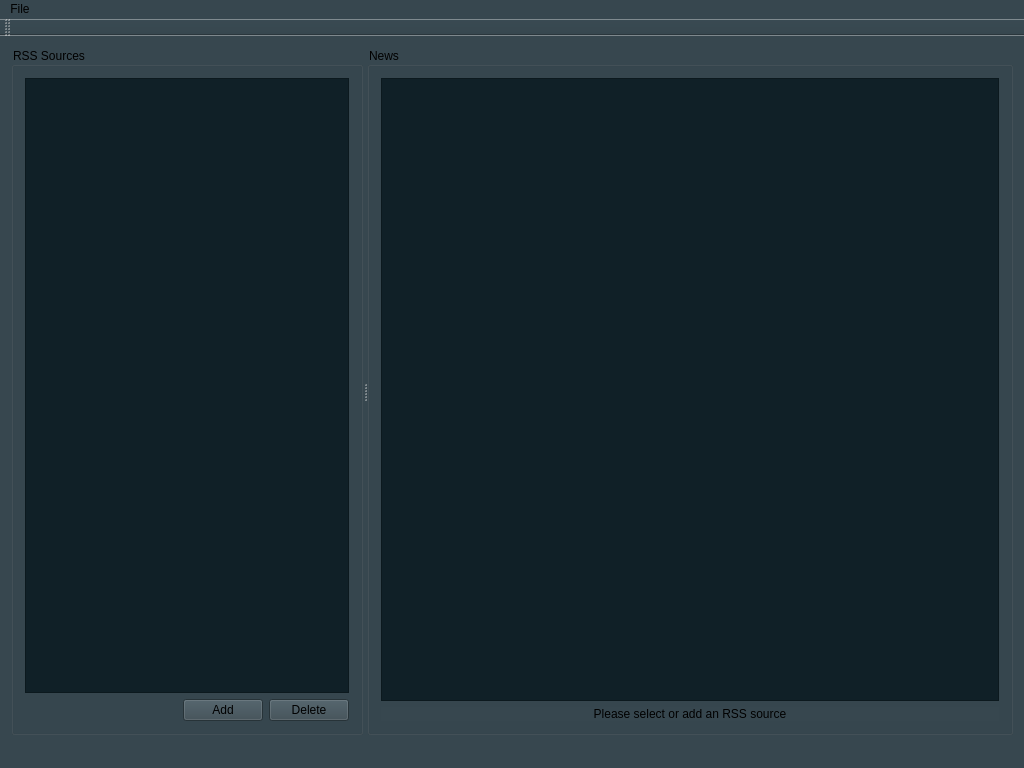
<?xml version="1.0" encoding="UTF-8"?>
<ui version="4.0">
 <class>MainWindow</class>
 <widget class="QMainWindow" name="MainWindow">
  <property name="enabled">
   <bool>true</bool>
  </property>
  <property name="geometry">
   <rect>
    <x>0</x>
    <y>0</y>
    <width>1024</width>
    <height>768</height>
   </rect>
  </property>
  <property name="font">
   <font>
    <family>Product Sans</family>
    <pointsize>9</pointsize>
    <weight>75</weight>
    <bold>true</bold>
   </font>
  </property>
  <property name="windowTitle">
   <string>RSS Feed</string>
  </property>
  <property name="windowIcon">
   <iconset resource="resourse.qrc">
    <normaloff>:/ico/rss.ico</normaloff>:/ico/rss.ico</iconset>
  </property>
  <property name="autoFillBackground">
   <bool>false</bool>
  </property>
  <property name="styleSheet">
   <string notr="true">background-color: rgb(55, 71, 79);</string>
  </property>
  <widget class="QWidget" name="centralWidget">
   <layout class="QGridLayout" name="gridLayout_2">
    <item row="0" column="0">
     <widget class="QSplitter" name="splitter">
      <property name="orientation">
       <enum>Qt::Horizontal</enum>
      </property>
      <widget class="QGroupBox" name="groupBox">
       <property name="styleSheet">
        <string notr="true">font: 75 9pt &quot;Product Sans&quot;;</string>
       </property>
       <property name="title">
        <string>RSS Sources</string>
       </property>
       <layout class="QGridLayout" name="gridLayout">
        <item row="0" column="0" colspan="3">
         <widget class="QTableView" name="feedTableView">
          <property name="autoFillBackground">
           <bool>true</bool>
          </property>
          <property name="styleSheet">
           <string notr="true">background-color: rgb(16, 32, 39);</string>
          </property>
         </widget>
        </item>
        <item row="1" column="0">
         <spacer name="horizontalSpacer">
          <property name="orientation">
           <enum>Qt::Horizontal</enum>
          </property>
          <property name="sizeHint" stdset="0">
           <size>
            <width>152</width>
            <height>20</height>
           </size>
          </property>
         </spacer>
        </item>
        <item row="1" column="1">
         <widget class="QPushButton" name="addBtn">
          <property name="text">
           <string>Add</string>
          </property>
         </widget>
        </item>
        <item row="1" column="2">
         <widget class="QPushButton" name="removeBtn">
          <property name="text">
           <string>Delete</string>
          </property>
         </widget>
        </item>
       </layout>
      </widget>
      <widget class="QGroupBox" name="groupBox_2">
       <property name="sizePolicy">
        <sizepolicy hsizetype="Preferred" vsizetype="Preferred">
         <horstretch>1</horstretch>
         <verstretch>0</verstretch>
        </sizepolicy>
       </property>
       <property name="styleSheet">
        <string notr="true">font: 75 9pt &quot;Product Sans&quot;;</string>
       </property>
       <property name="title">
        <string>News</string>
       </property>
       <layout class="QGridLayout" name="gridLayout_3">
        <item row="0" column="1">
         <widget class="QTableView" name="rssTableView">
          <property name="autoFillBackground">
           <bool>true</bool>
          </property>
          <property name="styleSheet">
           <string notr="true">background-color: rgb(16, 32, 39);</string>
          </property>
         </widget>
        </item>
        <item row="1" column="1">
         <widget class="QLabel" name="chooseLabel">
          <property name="text">
           <string>Please select or add an RSS source</string>
          </property>
          <property name="alignment">
           <set>Qt::AlignCenter</set>
          </property>
         </widget>
        </item>
       </layout>
      </widget>
     </widget>
    </item>
   </layout>
  </widget>
  <widget class="QMenuBar" name="menuBar">
   <property name="geometry">
    <rect>
     <x>0</x>
     <y>0</y>
     <width>1024</width>
     <height>25</height>
    </rect>
   </property>
   <widget class="QMenu" name="menuFile">
    <property name="title">
     <string>File</string>
    </property>
    <addaction name="actionAdd_feed"/>
    <addaction name="actionRemove_feed"/>
    <addaction name="separator"/>
    <addaction name="actionQuit"/>
   </widget>
   <addaction name="menuFile"/>
  </widget>
  <widget class="QToolBar" name="mainToolBar">
   <attribute name="toolBarArea">
    <enum>TopToolBarArea</enum>
   </attribute>
   <attribute name="toolBarBreak">
    <bool>false</bool>
   </attribute>
  </widget>
  <widget class="QStatusBar" name="statusBar"/>
  <action name="actionAdd_feed">
   <property name="text">
    <string>Add RSS Source</string>
   </property>
  </action>
  <action name="actionRemove_feed">
   <property name="text">
    <string>Delete RSS Source</string>
   </property>
  </action>
  <action name="actionQuit">
   <property name="text">
    <string>Exit</string>
   </property>
  </action>
 </widget>
 <layoutdefault spacing="6" margin="11"/>
 <resources>
  <include location="resourse.qrc"/>
 </resources>
 <connections/>
</ui>
